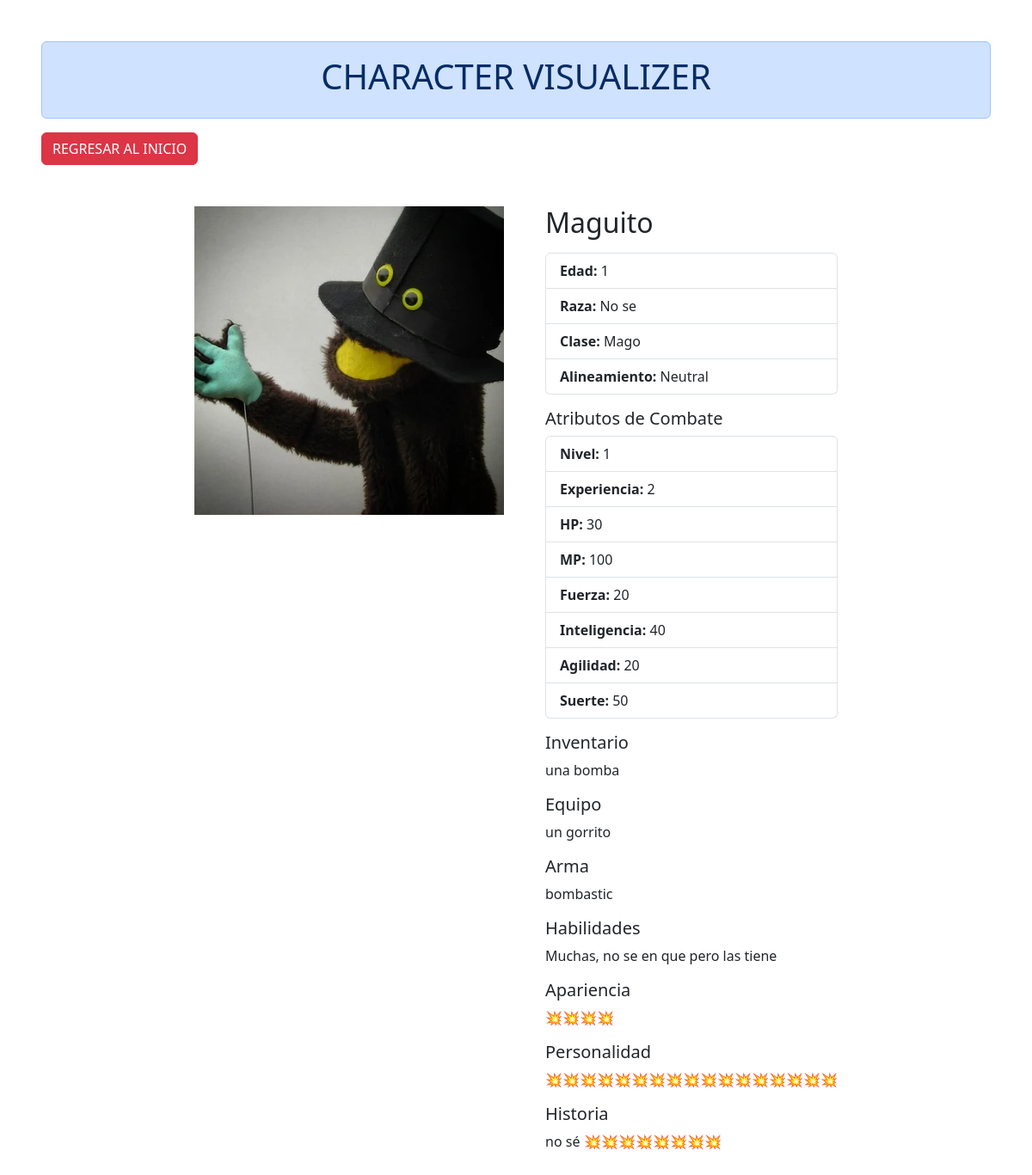
The app's page /characters/2/ with its own data.
### MainApp/models.py (models this page shows, shortened)
class Character(models.Model):
    character_image = models.ImageField(upload_to='static/characters', null=True, blank=True)
    name = models.CharField(max_length=100)
    age = models.IntegerField()
    breed = models.CharField(max_length=100)
    class_name = models.CharField(max_length=100)
    inventory = models.TextField()
    equipment = models.TextField()
    backstory = models.TextField()
    appearance = models.TextField()
    personality = models.TextField()
    alignment = models.CharField(max_length=100)
    level = models.IntegerField()
    experience = models.IntegerField()
    hp = models.IntegerField()
    mp = models.IntegerField()
    strength = models.IntegerField()
    intelligence = models.IntegerField()
    agility = models.IntegerField()
    luck = models.IntegerField()
    skills = models.TextField()
    weapon = models.ForeignKey(Weapon , on_delete=models.CASCADE, null=True, blank=True)
    created_at = models.DateTimeField(auto_now_add=True)
    updated_at = models.DateTimeField(auto_now=True)

class Weapon(models.Model):
    weapon_image = models.ImageField(upload_to='static/weapons', null=True, blank=True)
    weapon_type = models.CharField(max_length=10, choices=WEAPON_TYPE_CHOICES, default='melee')
    strength_needed = models.IntegerField()
    intelligence_needed = models.IntegerField()
    name = models.CharField(max_length=100)
    damage = models.IntegerField()
    description = models.TextField()
    def __str__(self):
        return self.name

### MainApp/views.py (the view)
# urls.py: path('characters/<int:character_id>/', MainApp.views.character_detail, name='character_detail'),
def character_detail(request, character_id):
    character = Character.objects.get(id=character_id)
    context = {
        'character': character,
    }
    return render(request, 'character_selected.html', context)

### templates/character_selected.html (shortened to what this page needs)
<!DOCTYPE html>
{% load static %}
<html lang="en">
<head>
    <link href="https://cdn.jsdelivr.net/npm/bootstrap@5.3.2/dist/css/bootstrap.min.css" rel="stylesheet"
 />
    <link rel="stylesheet" href="https://cdn.jsdelivr.net/npm/bootstrap-icons@1.11.3/font/bootstrap-icons.min.css" />
</head>
<body class="m-5">
    <header>
        <div class="alert alert-primary d-flex justify-content-center" role="alert">
            <h1>CHARACTER VISUALIZER</h1>
        </div>
        <div class="d-flex justify-content-start align-items-center">
            <a href="{% url 'index' %}">
                <button type="button" class="btn btn-danger me-1">
                    REGRESAR AL INICIO
                </button>
            </a>
        </div>
    </header>
    <div class="container mt-5">
        <div class="row justify-content-center align-items-center g-2">
            <div class="d-flex justify-content-center align-items-start">
                <div class="me-4">
                    <img src="{{ character.character_image.url }}" class="" alt="...">
                </div>
                <div class="ms-4">
                    <h2 class="mb-3">{{ character.name }}</h2>
                    <ul class="list-group mb-3">
                        <li class="list-group-item"><strong>Edad:</strong> {{ character.age }}</li>
                        <li class="list-group-item"><strong>Raza:</strong> {{ character.breed }}</li>
                        <li class="list-group-item"><strong>Clase:</strong> {{ character.class_name }}</li>
                        <li class="list-group-item"><strong>Alineamiento:</strong> {{ character.alignment }}</li>
                    </ul>
                    <div class="mb-3">
                        <h5>Atributos de Combate</h5>
                        <ul class="list-group">
                            <li class="list-group-item"><strong>Nivel:</strong> {{ character.level }}</li>
                            <li class="list-group-item"><strong>Experiencia:</strong> {{ character.experience }}</li>
                            <li class="list-group-item"><strong>HP:</strong> {{ character.hp }}</li>
                            <li class="list-group-item"><strong>MP:</strong> {{ character.mp }}</li>
                            <li class="list-group-item"><strong>Fuerza:</strong> {{ character.strength }}</li>
                            <li class="list-group-item"><strong>Inteligencia:</strong> {{ character.intelligence }}</li>
                            <li class="list-group-item"><strong>Agilidad:</strong> {{ character.agility }}</li>
                            <li class="list-group-item"><strong>Suerte:</strong> {{ character.luck }}</li>
                        </ul>
                    </div>
                    <div class="mb-3">
                        <h5>Inventario</h5>
                        <p>{{ character.inventory }}</p>
                    </div>
                    <div class="mb-3">
                        <h5>Equipo</h5>
                        <p>{{ character.equipment }}</p>
                    </div>
                    <div class="mb-3">
                        <h5>Arma</h5>
                        <p>{% if character.weapon %}{{ character.weapon }}{% else %}Sin arma{% endif %}</p>
                    </div>
                    <div class="mb-3">
                        <h5>Habilidades</h5>
                        <p>{{ character.skills }}</p>
                    </div>
                    <div class="mb-3">
                        <h5>Apariencia</h5>
                        <p>{{ character.appearance }}</p>
                    </div>
                    <div class="mb-3">
                        <h5>Personalidad</h5>
                        <p>{{ character.personality }}</p>
                    </div>
                    <div class="mb-3">
                        <h5>Historia</h5>
                        <p>{{ character.backstory }}</p>
                    </div>
                </div>
            </div>
        </div>
    </div>
</body>
</html>

### records on screen
Character: character_image (picture), name "Maguito", age "1", breed "No se", class_name "Mago", alignment "Neutral", level "1", experience "2", hp "30", mp "100", strength "20", intelligence "40", agility "20", luck "50", inventory "una bomba", equipment "un gorrito", weapon "bombastic", skills "Muchas, no se en que pero las tiene", appearance "💥💥💥💥", personality "💥💥💥💥💥💥💥💥💥💥💥💥💥💥💥💥💥", backstory "no sé 💥💥💥💥💥💥💥💥"
